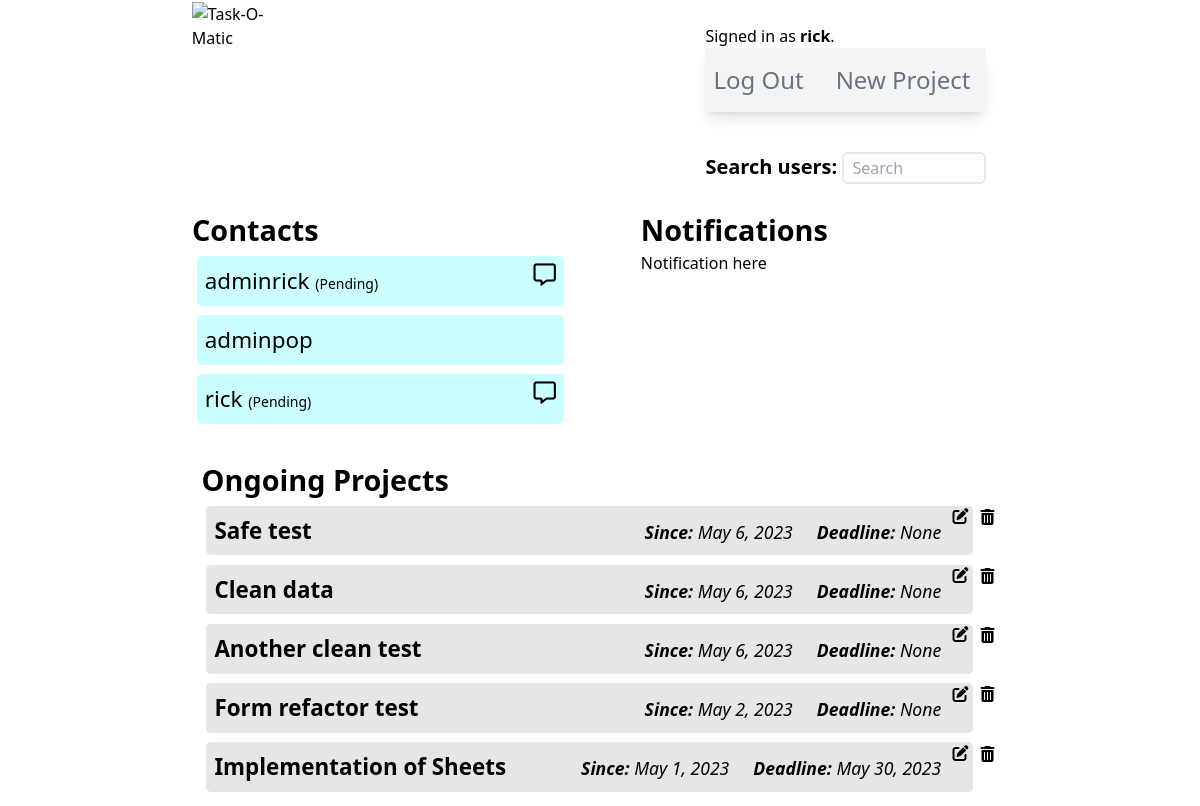
/ (signed in), run on the app's committed database.
### taskomatic/models.py (models this page shows, shortened)
class User(AbstractUser):
    pass

class Relationship(models.Model):
    STATUS_CHOICES = [
        ('pending', 'Pending'),
        ('accepted', 'Accepted'),
        ('rejected', 'Rejected'),
    ]
    from_user = models.ForeignKey(User, on_delete=models.CASCADE, related_name='from_user')
    to_user = models.ForeignKey(User, on_delete=models.CASCADE, related_name='to_user')
    status = models.CharField(max_length=10, choices=STATUS_CHOICES, default='pending')
    created_at = models.DateTimeField(auto_now_add=True)
    class Meta:
        unique_together = ('from_user', 'to_user')

class Project(models.Model):
    user = models.ForeignKey(User, on_delete=models.CASCADE)
    owner = models.CharField(max_length=80)
    projectName = models.CharField(max_length=160)
    projectDescription = models.CharField(max_length=350)
    hasDeadline = models.BooleanField(default=False)
    hasInventory = models.BooleanField(default=False)
    hasTasks = models.BooleanField(default=False)
    creationDate = models.DateField(null=True, blank=True)
    deadlineDate = models.DateField(null=True, blank=True)

### taskomatic/views.py (the view)
# urls.py: path("", views.index, name="index"),
def index(request):
    projects = Project.objects.all().order_by('-creationDate')
    if request.user.is_authenticated:
        currentUserId = request.user.id
        currentUser = User.objects.get(id=currentUserId)
        contacts = Relationship.objects.filter(Q(from_user=currentUser) | Q(to_user=currentUser), ~Q(status='rejected'))
        return render(request, "taskomatic/index.html", {
        "projects": projects,
        "contacts": contacts
        })
    return render(request, "taskomatic/index.html", {
        "projects": projects
    })

### taskomatic/templates/taskomatic/index.html (shortened to what this page needs)
{% extends "./layout.html" %}
{% load static %}
{% block body %}
{% if user.is_authenticated %}
    <div id="dashboardContainer">
        <section id="indexUpperSection">
            <div id="indexContacts">
                <h2>Contacts</h2>
                <div class="contactInstanceContainer">
                {% if contacts|length > 1 %}
                    {% for contact in contacts %}
                        {% if contact.status == "pending" %}
                    <div class="contactInstance">
                        <span>{{ contact.to_user }} <span class="text-sm">(Pending)</span></span>
                        <i class="fa-regular fa-message hover:text-sky-600 cursor-pointer"></i>
                    </div>
                        {% else %}
                    <div class="contactInstance">
                        <p>{{ contact.to_user }}</p>
                    </div>
                        {% endif %}
                    {% endfor %}
                {% else %}
                    <div class="contactInstance">
                        <p>No contacts.</p>
                    </div>
                {% endif %}
                </div>
            </div>
            <div id="indexAlerts">
                <h2>Notifications</h2>
                <p>Notification here</p>
            </div>
        </section>
        <section id="ongoingProjectsContainer">
            <h2>Ongoing Projects</h2>
            <ul>
            {% if projects %}
                {% for project in projects %}
                <div id="projectInstanceContainer">
                    <a id="projectInstanceAnchor" href="{% url 'projectPage' project.id %}">
                        <li id="projectInstance">
                            <span style="cursor: default"><b>{{ project.projectName }}</b></span>
                            <span class="flex justify-between">
                                <span><i class="dateCaption"><b>Since:</b> {{ project.creationDate }}</i></span>
                                <span><i class="dateCaption"><b>Deadline:</b> {{ project.deadlineDate }}</i></span>
                            </span>
                        </li>
                    </a>
                    <form method="POST" action="{% url 'editProject' %}" name="indexEditForm{{ project.id }}" id="indexEditForm{{ project.id }}">
                        <i id="indexEditIcon{{project.id}}" class="fa-solid fa-pen-to-square indexEditIcon"></i>
                    </form>
                    <i id="indexDeleteIcon{{project.id}}" class="fa-solid fa-trash-can relative top-2 right-1 cursor-pointer indexDeleteIcon"></i>
                </div>
                {% endfor %}
            {% else %}
                <li>No projects.</li>
            {% endif %}
            </ul>
        </section>
    </div>
{% endif %}
{% endblock body %}

### taskomatic/templates/taskomatic/layout.html (shortened to what this page needs)
{% load static %}
<!DOCTYPE html>
<html lang="en">
<head>
    <link href="{% static 'taskomatic/styles.css' %}" rel="stylesheet">
    <link rel="stylesheet" href="https://cdnjs.cloudflare.com/ajax/libs/font-awesome/6.4.0/css/all.min.css"
/>
    <script src="https://cdn.tailwindcss.com"></script>
</head>
<body>
    <header>
        <a href="{% url 'index' %}"><img id="taskLogo" src="https://escrituras-eremitas.com/wp-content/uploads/2023/04/task-O-maticLogo.png" alt="Task-O-Matic"></a>
        <div class="navSection">
            <div>
                {% if user.is_authenticated %}
                    Signed in as <strong>{{ user.username }}</strong>.
                {% else %}
                    Not signed in.
                {% endif %}
            </div>
                <ul class="relative max-w-2xl flex flex-wrap items-center justify-between py-4 bg-gray-100 text-gray-500
                hover:text-gray-700 focus:text-gray-700 shadow-lg navbar navbar-expand-lg navbar-light">
                    {% if user.is_authenticated %}
                        <li class="nav-item pr-2">
                            <a class="nav-link text-2xl text-gray-500 hover:text-gray-700
                            focus:text-gray-700 p-2" href="{% url 'logout' %}">Log Out</a>
                        </li>
                        <li class="nav-item pr-2">
                            <a class="nav-link text-2xl text-gray-500 hover:text-gray-700
                            focus:text-gray-700 p-2" href="{% url 'newProject' %}">New Project</a>
                        </li>
                    {% endif %}
                </ul>
                {% if user.is_authenticated %}
                <form action="{% url 'users' %}">
                    <label for="" class="text-xl"><b>Search users: </b></label>
                    <input type="text" name="q" class="border-2 rounded-md mt-10 min-h-[2rem] max-w-[9rem] placeholder:pl-2" placeholder="Search">
                </form>
                {% endif %}
            </div>
    </header>
    {% block body %}
    {% endblock %}
</body>
</html>

### taskomatic/static/taskomatic/styles.css (style rules this page uses)
html { font-size: 16px; }
* { margin: 0; padding: 0; box-sizing: border-box; }
h2 { font-size: 1.8rem !important; font-weight: 600 !important; }
header { display: flex; justify-content: space-around; }
#taskLogo { max-width: 30rem; margin: 2%; }
.navSection { max-width: 20rem; margin: 2%; }
#indexUpperSection { display: flex; justify-content: space-between; min-height: 15rem; width: 85%; }
#dashboardContainer { display: flex; flex-direction: column; align-items: center; width: 80%; margin: 0 auto; }
#indexContacts { display: flex; flex-direction: column; width: 45%; }
#indexAlerts { width: 45%; }
.contactInstanceContainer { display: flex; flex-direction: column; justify-content:flex-start; width: 100%; }
.contactInstance { display: flex; justify-content: space-between; width: 100%; font-size: 1.4rem; margin: 0.3rem; padding: 0.5rem; background-color: rgba(0, 255, 255, 0.2); border-radius: 0.3rem; }
#ongoingProjectsContainer { width: 85%; padding: 1%; }
#projectInstanceContainer { display: flex; justify-content:flex-start; width: 100%; }
#projectInstance { display: flex; justify-content: space-between; width: 100%; font-size: 1.4rem; margin: 0.3rem; padding: 0.5rem; background-color: rgba(128, 128, 128, 0.2); border-radius: 0.3rem; }
#projectInstanceAnchor { cursor: default; width: 100%; }
.indexEditIcon { position: relative; right: 1rem; top: 0.2rem; cursor: pointer; }
.dateCaption { cursor: default; font-size: 1.1rem; padding-right: 1.5rem; }

### data on the page
User: username "rick"
Relationship: to_user "adminrick"
Relationship: to_user "adminpop"
Relationship: to_user "rick"
Project: projectName "Safe test", creationDate "May 6, 2023", deadlineDate "None"
Project: projectName "Clean data", creationDate "May 6, 2023", deadlineDate "None"
Project: projectName "Another clean test", creationDate "May 6, 2023", deadlineDate "None"
Project: projectName "Form refactor test", creationDate "May 2, 2023", deadlineDate "None"
Project: projectName "Implementation of Sheets", creationDate "May 1, 2023", deadlineDate "May 30, 2023"
